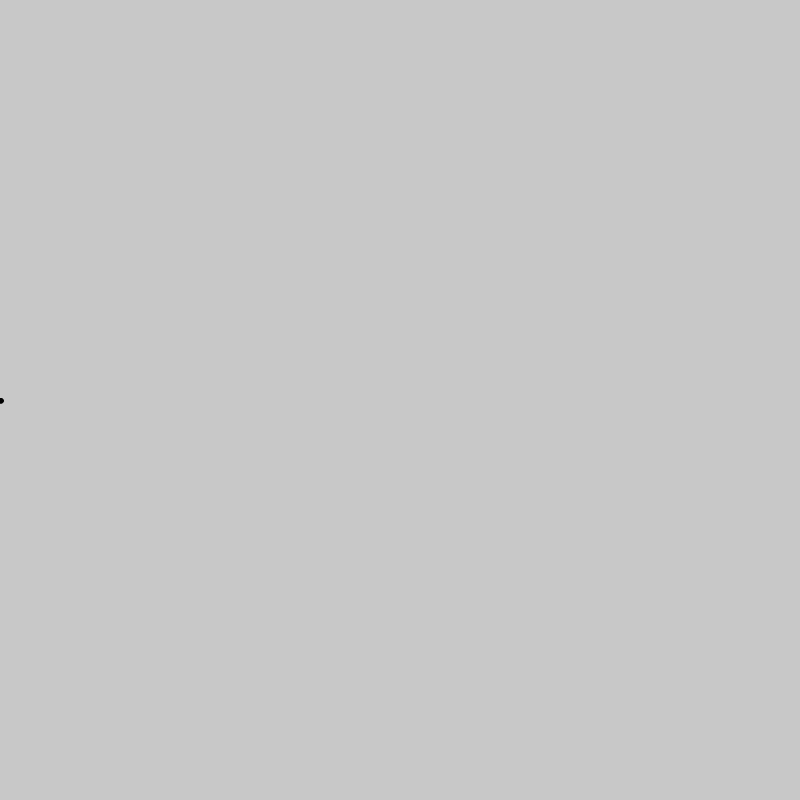
Frame 1 (no input)
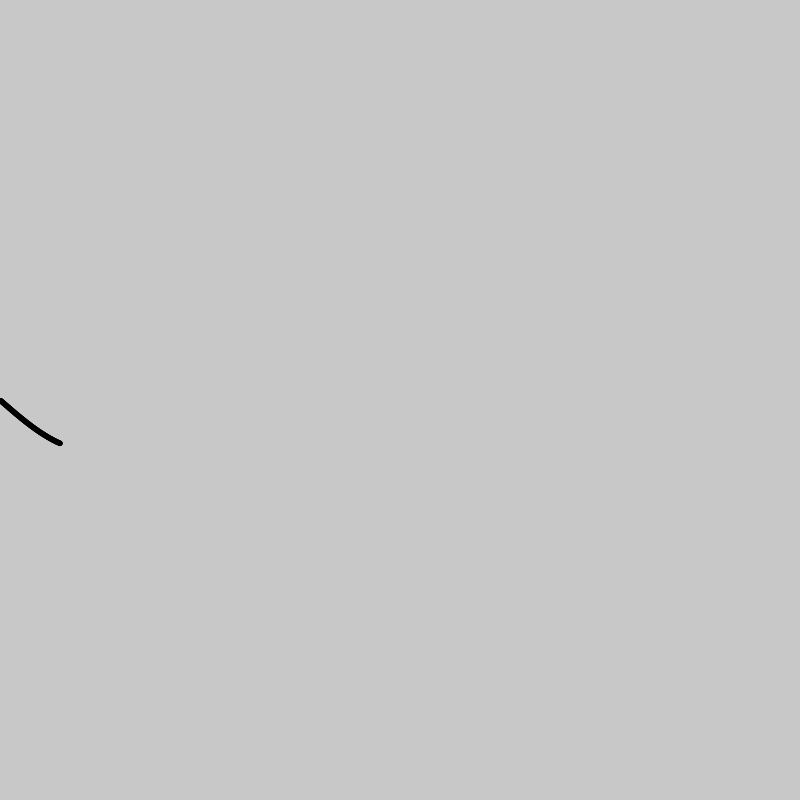
Frame 60 (no input)
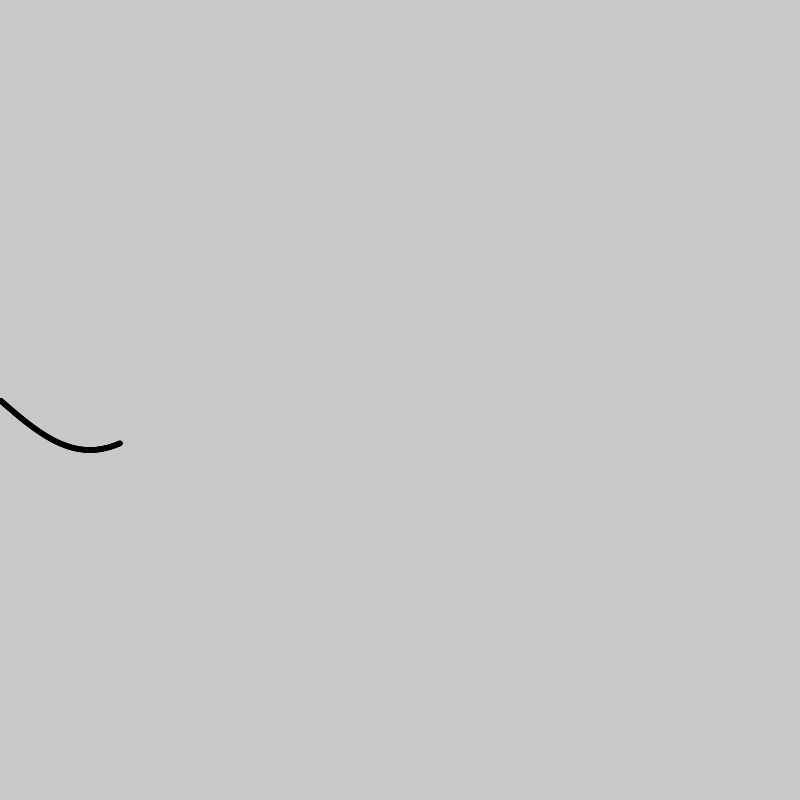
Frame 120 (the mouse pressed at the canvas centre since frame 60)

The p5.js sketch that drew these frames (run headless with seeded random() and noise() and a simulated clock; from frame 60 on, the mouse is pressed at the canvas centre):

// p5.js sketch
// ── sketch.js
let amplitude_input, amplitude, func_input;

function setup() {
    // Create amplitude input
    amplitude = 50;
    amplitude_input = createInput('50', 'number');
    amplitude_input.input(changeAmplitude);
    amplitude_input.position(810, 40);
    // Legend
    let amplitude_legend = createElement('p', 'Amplitude:');
    amplitude_legend.position(810, 0);

    // Function to draw
    func_input = createRadio();
    func_input.option('sin');
    func_input.option('cos');
    func_input.position(810, 120);
    func_input.selected('sin');

    // Legend
    let func_legend = createElement('p', 'Function:');
    func_legend.position(810, 80);


    // Create canvas
    createCanvas(800, 800);
    background(200);
}

function changeAmplitude() {
    if (parseFloat(this.value())) {
        amplitude = parseFloat(this.value());
    }
}


function draw() {
    let delta_time = frameCount % 800;

    translate(0, 400);
    fill(0);
    if (func_input.value() === 'sin') {
        ellipse(delta_time, sin(radians(delta_time)) * amplitude, 5);
    } else if (func_input.value() === 'cos') {
        ellipse(delta_time, cos(radians(delta_time)) * amplitude, 5);
    }
}
